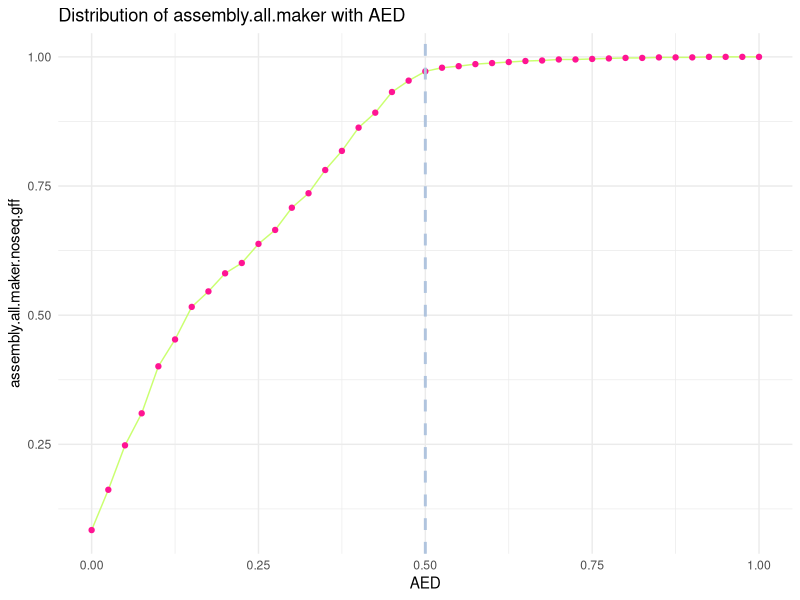

Here is the R script that generated this plot:
# Load required libraries
library(ggplot2)

# Create the dataframe
data <- data.frame(
  AED = c(0.000, 0.025, 0.050, 0.075, 0.100, 0.125, 0.150, 0.175, 0.200, 0.225, 
          0.250, 0.275, 0.300, 0.325, 0.350, 0.375, 0.400, 0.425, 0.450, 0.475, 
          0.500, 0.525, 0.550, 0.575, 0.600, 0.625, 0.650, 0.675, 0.700, 0.725, 
          0.750, 0.775, 0.800, 0.825, 0.850, 0.875, 0.900, 0.925, 0.950, 0.975, 1.000),
  assembly_all_maker = c(0.084, 0.162, 0.248, 0.310, 0.401, 0.453, 0.516, 0.546, 0.581, 0.601, 
                         0.638, 0.665, 0.708, 0.736, 0.781, 0.818, 0.863, 0.892, 0.932, 0.954, 
                         0.972, 0.979, 0.982, 0.986, 0.988, 0.990, 0.992, 0.993, 0.995, 0.995, 
                         0.996, 0.997, 0.998, 0.998, 0.999, 0.999, 0.999, 1.000, 1.000, 1.000, 1.000)
)

# Plot the data
ggplot(data, aes(x = AED, y = assembly_all_maker)) +
  geom_line(color = "darkolivegreen1") +
  geom_point(color = "deeppink") +
  geom_vline(xintercept = 0.5, linetype = "dashed", color = "lightsteelblue", size = 1) +
  labs(title = "Distribution of assembly.all.maker with AED", x = "AED", y = "assembly.all.maker.noseq.gff") +
  theme_minimal()
